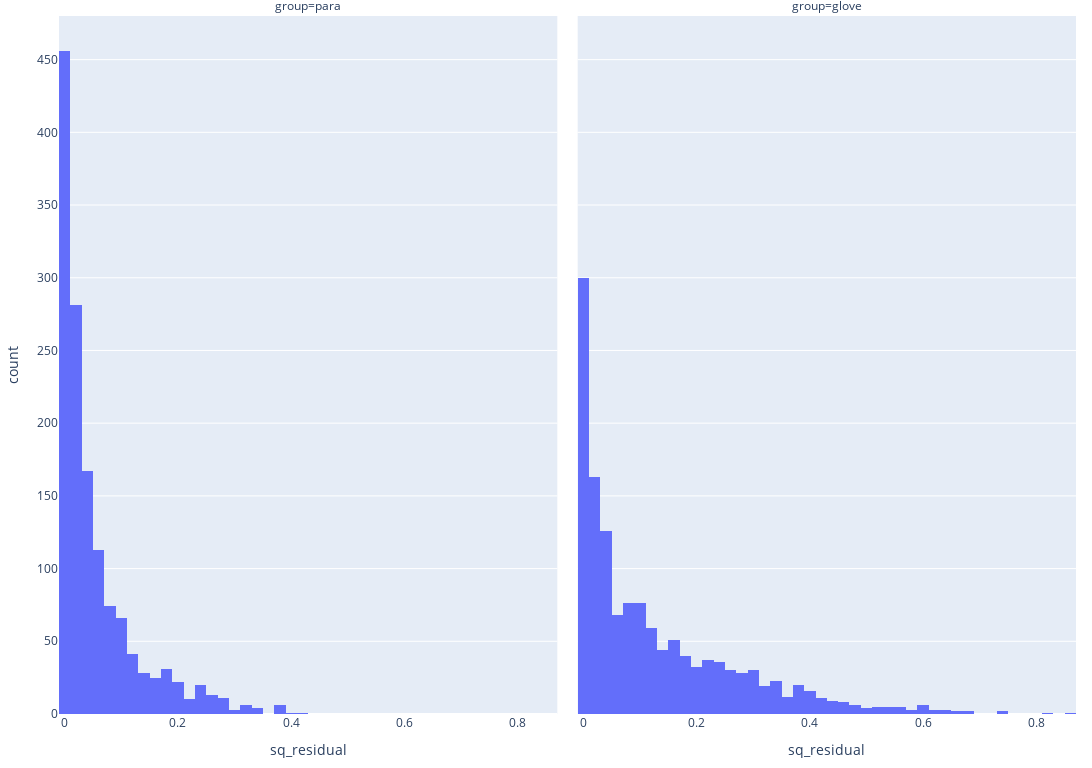

The notebook cell this image was saved under:
### Code cell
import plotly.express as px


h_fig = px.histogram(
    sts_compare,
    x="sq_residual",
    facet_col="group",
    nbins=80)

h_fig.update_layout(
    margin=dict(l=16, r=16, t=16, b=16),
    height=768, width=1366
)

h_fig

### Figure 1 — Plotly figure (JSON) as saved in the notebook; plotly's stock layout.template omitted (floating-point values rounded to 4 significant figures; data arrays with more than 128 entries replaced by an {"elided": "..."} marker saying what was removed)
{"data": [{"alignmentgroup": "True", "bingroup": "x", "hovertemplate": "group=para<br>sq_residual=%{x}<br>count=%{y}<extra></extra>", "legendgroup": "", "marker": {"color": "#636efa", "pattern": {"shape": ""}}, "name": "", "nbinsx": 80, "offsetgroup": "", "orientation": "v", "showlegend": false, "type": "histogram", "x": {"elided": "1379 float values"}, "xaxis": "x", "yaxis": "y"}, {"alignmentgroup": "True", "bingroup": "x", "hovertemplate": "group=glove<br>sq_residual=%{x}<br>count=%{y}<extra></extra>", "legendgroup": "", "marker": {"color": "#636efa", "pattern": {"shape": ""}}, "name": "", "nbinsx": 80, "offsetgroup": "", "orientation": "v", "showlegend": false, "type": "histogram", "x": {"elided": "1379 float values"}, "xaxis": "x2", "yaxis": "y2"}], "layout": {"annotations": [{"font": {}, "showarrow": false, "text": "group=para", "x": 0.245, "xanchor": "center", "xref": "paper", "y": 1, "yanchor": "bottom", "yref": "paper"}, {"font": {}, "showarrow": false, "text": "group=glove", "x": 0.755, "xanchor": "center", "xref": "paper", "y": 1, "yanchor": "bottom", "yref": "paper"}], "barmode": "relative", "height": 768, "legend": {"tracegroupgap": 0}, "margin": {"b": 16, "l": 16, "r": 16, "t": 16}, "width": 1366, "xaxis": {"anchor": "y", "domain": [0, 0.49], "title": {"text": "sq_residual"}}, "xaxis2": {"anchor": "y2", "domain": [0.51, 1], "matches": "x", "title": {"text": "sq_residual"}}, "yaxis": {"anchor": "x", "domain": [0, 1], "title": {"text": "count"}}, "yaxis2": {"anchor": "x2", "domain": [0, 1], "matches": "y", "showticklabels": false}}}
